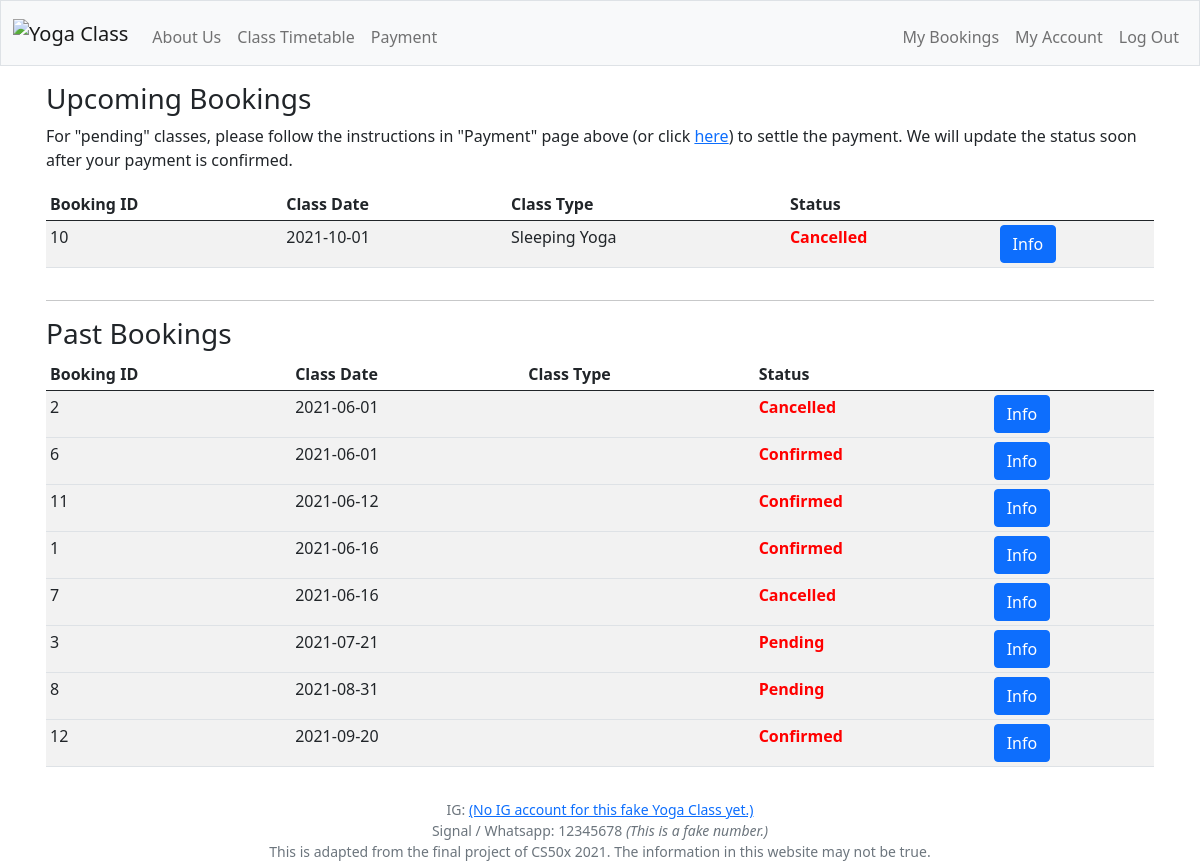
Page /mybookings (signed in) on the committed database.
### tables this page shows
CREATE TABLE bookings (booking_id INTEGER NOT NULL, user_id INTEGER NOT NULL, class_id INTEGER NOT NULL, places_booked NUMERIC, status TEXT, booking_time DATETIME NOT NULL, PRIMARY KEY(booking_id), FOREIGN KEY(user_id) REFERENCES accounts(id), FOREIGN KEY(class_id) REFERENCES timetable(id));

CREATE TABLE timetable (id INTEGER NOT NULL, date DATE NOT NULL, start_time TIME, end_time TIME, class_type TEXT NOT NULL, size NUMERIC, place_free NUMERIC, place_held NUMERIC, place_booked NUMERIC, location TEXT, price NUMERIC, remarks TEXT, PRIMARY KEY(id));

### application.py (the view)
@app.route("/mybookings")
@login_required
def mybookings():
    db.execute(
        "CREATE TABLE IF NOT EXISTS bookings (booking_id INTEGER NOT NULL, user_id INTEGER NOT NULL, class_id INTEGER NOT NULL, places_booked NUMERIC, status TEXT, booking_time DATETIME NOT NULL, PRIMARY KEY(booking_id), FOREIGN KEY(user_id) REFERENCES accounts(id), FOREIGN KEY(class_id) REFERENCES timetable(id))")
    user_id = session["user_id"]
    now = datetime.now(timezone(timedelta(hours=8)))
    today = now.strftime("%Y-%m-%d")
    past_bookings = db.execute(
        "SELECT * FROM ((bookings INNER JOIN accounts ON bookings.user_id = accounts.id) INNER JOIN timetable ON bookings.class_id = timetable.id) WHERE timetable.date < ? AND accounts.id = ? ORDER BY timetable.date, timetable.start_time", today, user_id)
    upcoming_bookings = db.execute(
        "SELECT * FROM ((bookings INNER JOIN accounts ON bookings.user_id = accounts.id) INNER JOIN timetable ON bookings.class_id = timetable.id) WHERE timetable.date >= ? AND accounts.id = ? ORDER BY timetable.date, timetable.start_time", today, user_id)
    return render_template("mybookings.html", past_bookings=past_bookings, upcoming_bookings=upcoming_bookings)

### application.py (called while the page is built)
def login_required(f):
    @wraps(f)
    def decorated_function(*args, **kwargs):
        if session.get("user_id") is None:
            flash("Please log in first. If you do not have any account, create one first.")
            return redirect("/login")
        return f(*args, **kwargs)
    return decorated_function

### templates/mybookings.html (shortened to what this page needs)
{% extends "layout.html" %}
{% block main %}
    <h3>Upcoming Bookings</h3>
    <p>For "pending" classes, please follow the instructions in "Payment" page above (or click <a href="/payment" target"_blank">here</a>) to settle the payment. We will update the status soon after your payment is confirmed.</p>
    <div class="table-responsive">
        <table class="table table-sm table-striped table-hover">
            <thead>
                <tr>
                    <th>Booking ID</th>
                    <th>Class Date</th>
                    <th>Class Type</th>
                    <th>Status</th>
                    <th></th>
                </tr>
            </thead>
            <tbody>
            {% for booking in upcoming_bookings %}
                <tr>
                    <td>{{ booking["booking_id"] }}</td>
                    <td>{{ booking["date"] }}</td>
                    <td>{{ booking["class_type"] }}</td>
                    <td><span style="color:red"><b>{{ booking["status"] }}</b></span></td>
                    <td><button class="btn btn-primary" type="button" data-bs-toggle="collapse" data-bs-target="#booking{{ booking["booking_id"] }}" aria-expanded="false" aria-controls="booking{{ booking["booking_id"] }}">Info</td>
                </tr>
            {% endfor %}
            </tbody>
        </table>
    </div>
    <hr>
    <h3>Past Bookings</h3>
    <div class="table-responsive">
        <table class="table table-sm table-striped table-hover">
            <thead>
                <tr>
                    <th>Booking ID</th>
                    <th>Class Date</th>
                    <th>Class Type</th>
                    <th>Status</th>
                    <th></th>
                </tr>
            </thead>
            <tbody>
            {% for booking in past_bookings %}
                <tr>
                    <td>{{ booking["booking_id"] }}</td>
                    <td>{{ booking["date"] }}</td>
                    <td>{{ booking["type"] }}</td>
                    <td><span style="color:red"><b>{{ booking["status"] }}</b></span></td>
                    <td><button class="btn btn-primary" type="button" data-bs-toggle="collapse" data-bs-target="#booking{{ booking["booking_id"] }}" aria-expanded="false" aria-controls="booking{{ booking["booking_id"] }}">Info</td>
                </tr>
            {% endfor %}
            </tbody>
        </table>
    </div>
{% endblock %}

### templates/layout.html (shortened to what this page needs)
<!DOCTYPE html>
<html lang="en">
    <head>
        <link href="https://cdn.jsdelivr.net/npm/bootstrap@5.0.1/dist/css/bootstrap.min.css" rel="stylesheet">
    </head>
    <body>
        <nav class="navbar navbar-expand-md bg-light navbar-light border">
            <div class="container-fluid">
                <a class="navbar-brand" href="/">
                    <img src="https://i.imgur.com/0CMXVA3.png" alt="Yoga Class" width="100" height="100">
                </a>
                <div class="collapse navbar-collapse" id="collapsibleNavbar">
                    {% if session.user_id == 1 %}
                    <ul class="navbar-nav me-auto mt-2">
                        <li class="nav-item"><a class="nav-link" href="/aboutus">About Us</a></li>
                        <li class="nav-item"><a class="nav-link" href="/timetable">Class Timetable</a></li>
                        <li class="nav-item"><a class="nav-link" href="/payment">Payment</a></li>
                    </ul>
                    <ul class="navbar-nav ms-auto mt-2">
                        <li class="nav-item"><a class="nav-link" href="/admin/addclass">Add Class</a></li>
                        <li class="nav-item"><a class="nav-link" href="/admin/manageclass">Manage Classes</a></li>
                        <li class="nav-item"><a class="nav-link" href="/admin/managebookings">Manage Bookings</a></li>
                        <li class="nav-item"><a class="nav-link" href="/logout">Log Out</a></li>
                    </ul>
                    {% elif session.user_id %}
                    <ul class="navbar-nav me-auto mt-2">
                        <li class="nav-item"><a class="nav-link" href="/aboutus">About Us</a></li>
                        <li class="nav-item"><a class="nav-link" href="/timetable">Class Timetable</a></li>
                        <li class="nav-item"><a class="nav-link" href="/payment">Payment</a></li>
                    </ul>
                    <ul class="navbar-nav ms-auto mt-2">
                        <li class="nav-item"><a class="nav-link" href="/mybookings">My Bookings</a></li>
                        <li class="nav-item"><a class="nav-link" href="/myaccount">My Account</a></li>
                        <li class="nav-item"><a class="nav-link" href="/logout">Log Out</a></li>
                    </ul>
                    {% endif %}
                </div>
            </div>
        </nav>
        <main class="container p-3">
            {% block main %}{% endblock %}
        </main>
        <footer class="small text-center text-muted">
            IG: <a href="#" target="_blank">(No IG account for this fake Yoga Class yet.)</a><br>
            Signal / Whatsapp: 12345678 <i>(This is a fake number.)</i><br>
            This is adapted from the final project of CS50x 2021. The information in this website may not be true.
        </footer>
    </body>
</html>

### rows in the picture
bookings: booking_id "10", date "2021-10-01", class_type "Sleeping Yoga", status "Cancelled"
bookings: booking_id "2", date "2021-06-01", status "Cancelled"
bookings: booking_id "6", date "2021-06-01", status "Confirmed"
bookings: booking_id "11", date "2021-06-12", status "Confirmed"
bookings: booking_id "1", date "2021-06-16", status "Confirmed"
bookings: booking_id "7", date "2021-06-16", status "Cancelled"
bookings: booking_id "3", date "2021-07-21", status "Pending"
bookings: booking_id "8", date "2021-08-31", status "Pending"
bookings: booking_id "12", date "2021-09-20", status "Confirmed"
